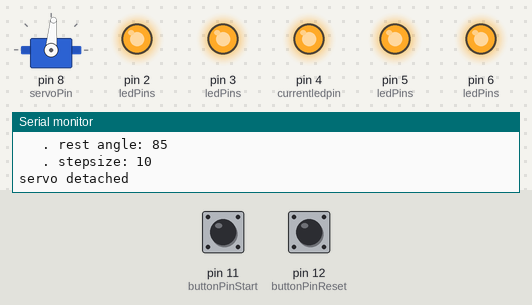
Recording of a sketch running on a simulated Arduino Uno, built with avr-gcc and run on an emulated ATmega328P. Parts: servo, output pins drawn as LEDs (lit = HIGH), the last lines printed to the serial monitor. Dashed ring = blinking. The test bench sets the inputs (shaded band); at power-on: pin 11 (buttonPinStart) LOW, pin 12 (buttonPinReset) LOW.

Above: at 1.2 s.
1.3 s: pin 11 (buttonPinStart) pulled HIGH for 0.15 s
At 2.25 s:
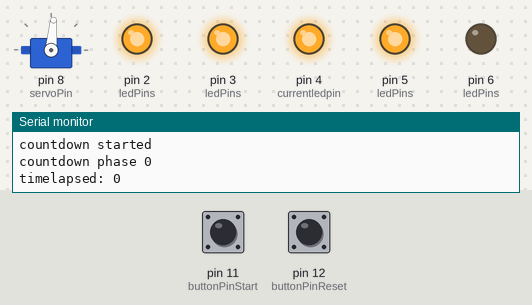
4.4 s: pin 12 (buttonPinReset) pulled HIGH for 0.15 s
6.0 s: pin 11 (buttonPinStart) pulled HIGH for 1 s
At 6.75 s:
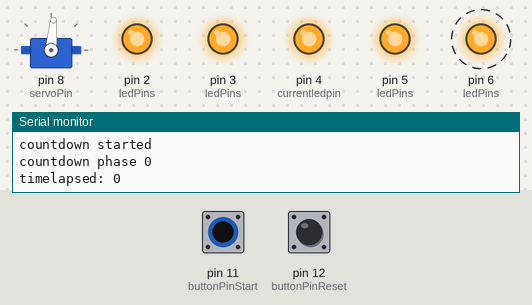
10.0 s: pin 12 (buttonPinReset) pulled HIGH for 1 s
12.5 s: pin 11 (buttonPinStart) driven HIGH and pin 12 (buttonPinReset) driven HIGH
At 12.75 s:
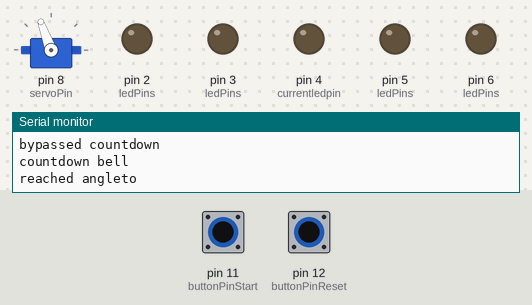
15.5 s: pin 11 (buttonPinStart) pulsed LOW 2 times (0.12 s each, 0.3 s apart)
At 16.4 s:
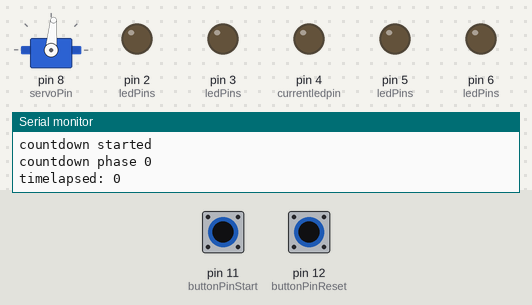
Timing chart, 0 to 30.0 s (numbered marks = the images above; inputs shaded):
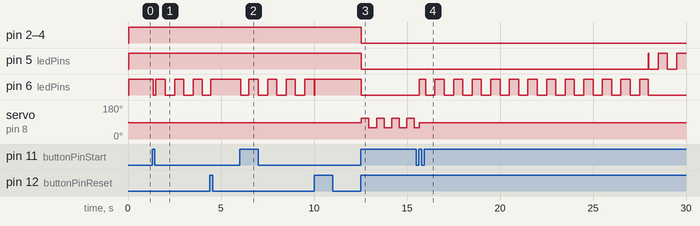

Measured:
- after the input at 1.3 s, pin 6 (ledPins): HIGH → LOW after 0.05 s, then repeats every 1.0 s: HIGH 0.50 s, LOW 0.50 s
- after the input at 6.0 s, pin 6 (ledPins): alternates HIGH for 0.50 s and LOW for 0.50 s, starting after 0.05 s
- after the input at 12.5 s, pin 2 (ledPins), pin 3 (ledPins), pin 4 (currentledpin), pin 5 (ledPins), pin 6 (ledPins): HIGH → LOW after 0.05 s; servo on pin 8 (servoPin): alternates 110° for 0.41 s and 60° for 0.41 s, starting after 0.05 s
- after the input at 15.5 s, pin 5 (ledPins): goes HIGH 0.03 s, LOW 0.50 s, HIGH 0.50 s, LOW 0.50 s, then HIGH, starting after 12.5 s; pin 6 (ledPins): LOW → HIGH after 0.17 s, then repeats every 1.0 s: LOW 0.50 s, HIGH 0.50 s, until it stays LOW from 28.0 s

The sketch:

buttons.ino
```cpp
#include <Servo.h>

// ========== PIN DEFINITIONS ==========
const int buttonPinStart = 11;     // the number of the pushbutton pin
const int buttonPinReset = 12;

const int ledGreen1 = 6;      // the number of the LED pin
const int ledGreen2 = 5;      // the number of the LED pin
const int ledYellow1 = 2;
const int ledYellow2 = 3;
const int ledRed = 4;

const int servoPin = 8;

// ========== TIMING CONSTANTS ==========
const unsigned long blinkrate = 500; // toggle on/off every n ms
const unsigned long DEBOUNCE_DELAY = 50; // ms for button debouncing

// ========== SERVO CONSTANTS ==========
const unsigned long anglestepdelay = 1; // ms between angle steps
const unsigned long angleextremeposdelay = 400; // ms to wait at extreme positions
const int SERVO_MIN_ANGLE = 60;
const int SERVO_MAX_ANGLE = 110;
const int SERVO_REST_ANGLE = (SERVO_MIN_ANGLE + SERVO_MAX_ANGLE) / 2; // 85 degrees
const int stepsize = 10;
const unsigned long SERVO_SETTLE_MS = 1000; // ms at rest before the servo is detached (D-3)

// Calculate one bell swing duration: (half swing * 2 / stepsize) * step delay + extreme pos delay * 2
const int SERVO_RANGE = SERVO_MAX_ANGLE - SERVO_MIN_ANGLE;
const long onebellswing = ((SERVO_RANGE / 2) * 2 / stepsize) * anglestepdelay + angleextremeposdelay * 2;
const long bellswings = 6;

const long countdowntime = 60; // seconds for countdown
const long finalwarningtime = 5; // seconds for final warning that bell starts immediately
const long bellduration = onebellswing * bellswings / 1000; // seconds for bell ringing

// ========== EVENT CONSTANTS ==========
const int NOEVENT = 0;
const int TOLOW = -1;
const int TOHIGH = 1;

// ========== STATE MACHINE ==========
enum SystemState {
  STATE_IDLE,
  STATE_COUNTDOWN,
  STATE_FINAL_WARNING,
  STATE_BELL_RINGING,
  STATE_FINISHED
};

// ========== GLOBAL VARIABLES ==========
// Button states
int currentStateStart = 0;         // variable for reading the pushbutton status
int currentStateReset = 0;         // variable for reading the pushbutton status
int lastStateStart = 0;            // debounced state of the previous loop (for the events)
int lastStateReset = 0;            // debounced state of the previous loop (for the events)
int lastReadingStart = LOW;        // raw reading of the previous loop (for debouncing)
int lastReadingReset = LOW;        // raw reading of the previous loop (for debouncing)
int eventStart = 0;                // 0 ... no event, -1 ... to LOW, +1 ... to HIGH
int eventReset = 0;                // 0 ... no event, -1 ... to LOW, +1 ... to HIGH
unsigned long lastDebounceTimeStart = 0;
unsigned long lastDebounceTimeReset = 0;

// Servo
Servo servo;
int angle = SERVO_REST_ANGLE;
int anglestep = stepsize;
unsigned long servodetachtime = 0;
bool servodetachpending = false;

// State
SystemState state = STATE_IDLE;
bool bellactive = false;
unsigned long cyclestarttime = 0;
unsigned long nextbellupdatetime = 0;

// LED Array for countdown visualization
const int ledPins[] = {ledGreen1, ledGreen2, ledYellow1, ledYellow2, ledRed};
const int numLEDs = 5;
int currentledpin = -1; // no countdown LED yet; countdownVisualization() checks for -1 before writing

// ========== HELPER FUNCTIONS ==========
// True once millis() has reached `when` – also across the millis() overflow
bool reached(unsigned long when) {
  return (long)(millis() - when) >= 0;
}

// Attach the servo for a bell phase
void servoAttach() {
  servodetachpending = false;
  if (!servo.attached()) {
    servo.attach(servoPin);
  }
}

// Move the servo to its rest position and detach it once it is there, so a jam at rest
// cannot load the Nano's 5V permanently (D-3)
void servoToRest() {
  servoAttach();
  angle = SERVO_REST_ANGLE;
  servo.write(SERVO_REST_ANGLE);
  servodetachtime = millis() + SERVO_SETTLE_MS;
  servodetachpending = true;
}

void servoHandling() {
  if (servodetachpending && reached(servodetachtime)) {
    servo.detach();
    servodetachpending = false;
    Serial.println("servo detached");
  }
}

void allLEDStoHIGH() {
  for (int i = 0; i < numLEDs; i++) {
    digitalWrite(ledPins[i], HIGH);
  }
}

void allLEDStoLOW() {
  for (int i = 0; i < numLEDs; i++) {
    digitalWrite(ledPins[i], LOW);
  }
}

void printConfig() {
  Serial.println("config");
  Serial.println(" - timings:");
  Serial.print("   . Countdown duration: "); Serial.println(countdowntime);
  Serial.print("   . Final warning duration: "); Serial.println(finalwarningtime);
  Serial.print("   . Bell duration: "); Serial.println(bellduration);
  Serial.print("   . Blinkrate: "); Serial.println(blinkrate);
  Serial.print("   . Anglestepdelay: "); Serial.println(anglestepdelay);
  Serial.print("   . Angleextremeposdelay: "); Serial.println(angleextremeposdelay);
  Serial.print("   . onebellswing: "); Serial.println(onebellswing);
  Serial.print("   . bellswings: "); Serial.println(bellswings);

  Serial.println(" - pins:");
  Serial.print("   . Button Start: "); Serial.println(buttonPinStart);
  Serial.print("   . Button Reset: "); Serial.println(buttonPinReset);
  Serial.print("   . Led Green 1: "); Serial.println(ledGreen1);
  Serial.print("   . Led Green 2: "); Serial.println(ledGreen2);
  Serial.print("   . Led Yellow 1: "); Serial.println(ledYellow1);
  Serial.print("   . Led Yellow 2: "); Serial.println(ledYellow2);
  Serial.print("   . Led Red: "); Serial.println(ledRed);
  Serial.print("   . Servo: "); Serial.println(servoPin);
  Serial.println(" - servo:");
  Serial.print("   . angle from: "); Serial.println(SERVO_MIN_ANGLE);
  Serial.print("   . angle to: "); Serial.println(SERVO_MAX_ANGLE);
  Serial.print("   . rest angle: "); Serial.println(SERVO_REST_ANGLE);
  Serial.print("   . stepsize: "); Serial.println(stepsize);
}

// ========== SETUP ==========
void setup() {
  Serial.begin(115200); // Changed from 500000 to 115200 for better compatibility

  Serial.println("setup");
  printConfig();

  // Initialize LED pins as outputs
  for (int i = 0; i < numLEDs; i++) {
    pinMode(ledPins[i], OUTPUT);
  }
  allLEDStoHIGH();

  // Initialize button pins as inputs
  pinMode(buttonPinStart, INPUT);
  pinMode(buttonPinReset, INPUT);

  // Initialize the bell servo: to its rest position, then detached
  servoToRest();
}

// ========== BUTTON HANDLING WITH DEBOUNCING ==========
void buttonPreLoop() {
  unsigned long now = millis();

  // Read and debounce Start button
  int readingStart = digitalRead(buttonPinStart);
  if (readingStart != lastReadingStart) {
    lastDebounceTimeStart = now;
    lastReadingStart = readingStart;
  }
  if (now - lastDebounceTimeStart > DEBOUNCE_DELAY) {
    currentStateStart = readingStart;
  }

  // Read and debounce Reset button
  int readingReset = digitalRead(buttonPinReset);
  if (readingReset != lastReadingReset) {
    lastDebounceTimeReset = now;
    lastReadingReset = readingReset;
  }
  if (now - lastDebounceTimeReset > DEBOUNCE_DELAY) {
    currentStateReset = readingReset;
  }

  // Calculate transition events
  eventStart = currentStateStart - lastStateStart;
  eventReset = currentStateReset - lastStateReset;

  if (eventStart == TOHIGH) {
    Serial.println("pressed A");
  }
  if (eventReset == TOHIGH) {
    Serial.println("pressed B");
  }
}

void buttonPostLoop() {
  lastStateStart = currentStateStart;
  lastStateReset = currentStateReset;
}

// ========== STATE TRANSITIONS ==========
void handleStateTransitions() {
  // Button-based transitions
  if (eventReset == TOHIGH && currentStateStart == HIGH) {
    Serial.println("bypassed countdown");
    if (bellactive) {
      servoToRest();
    }
    state = STATE_FINAL_WARNING;
    cyclestarttime = millis() - (countdowntime + finalwarningtime) * 1000;
    currentledpin = ledRed;
  } else if (eventStart == TOHIGH) {
    Serial.println("countdown started");
    if (bellactive) {
      servoToRest();
    }
    state = STATE_COUNTDOWN;
    cyclestarttime = millis();
    currentledpin = -1;
    bellactive = false;
  } else if (eventReset == TOHIGH) {
    Serial.println("countdown reset");
    if (bellactive) {
      servoToRest();
    }
    state = STATE_IDLE;
    allLEDStoHIGH();
    bellactive = false;
  }

  // Time-based transitions
  if (state == STATE_COUNTDOWN) {
    int timelapsed = (millis() - cyclestarttime) / 1000;
    if (timelapsed >= countdowntime) {
      Serial.println("countdown final warning");
      state = STATE_FINAL_WARNING;
    }
  } else if (state == STATE_FINAL_WARNING) {
    int timelapsed = (millis() - cyclestarttime) / 1000;
    if (timelapsed >= countdowntime + finalwarningtime) {
      Serial.println("countdown bell");
      state = STATE_BELL_RINGING;
      bellactive = true;
      servoAttach();
      nextbellupdatetime = millis();
      allLEDStoLOW();
    }
  } else if (state == STATE_BELL_RINGING) {
    int timelapsed = (millis() - cyclestarttime) / 1000;
    if (timelapsed >= countdowntime + finalwarningtime + bellduration) {
      state = STATE_FINISHED;
    }
  } else if (state == STATE_FINISHED) {
    finishCycle();
  }
}

// ========== STATE ACTIONS ==========
void bellHandling() {
  if (bellactive && state == STATE_BELL_RINGING) {
    if (reached(nextbellupdatetime)) {
      nextbellupdatetime = millis() + anglestepdelay;
      angle += anglestep;
      if (angle >= SERVO_MAX_ANGLE) {
        Serial.println("reached angleto");
        angle = SERVO_MAX_ANGLE;
        anglestep = -stepsize;
        nextbellupdatetime += angleextremeposdelay; // wait longer at extreme pos
      } else if (angle < SERVO_MIN_ANGLE) {
        Serial.println("reached anglefrom");
        angle = SERVO_MIN_ANGLE;
        anglestep = stepsize;
        nextbellupdatetime += angleextremeposdelay; // wait longer at extreme pos
      }
      servo.write(angle);
    }
  }
}

void countdownVisualization(int timelapsed) {
  long interval = countdowntime / numLEDs;
  int phase = timelapsed / interval;

  // Clamp phase to valid range
  if (phase < 0) phase = 0;
  if (phase >= numLEDs) phase = numLEDs - 1;

  if (currentledpin != ledPins[phase]) {
    if (currentledpin >= 0) {
      digitalWrite(currentledpin, LOW);
    }
    currentledpin = ledPins[phase];
    Serial.print("countdown phase ");
    Serial.println(phase);
    Serial.print("timelapsed: ");
    Serial.println(timelapsed);
  }

  // Blink the current LED
  if ((millis() / blinkrate) % 2) {
    digitalWrite(currentledpin, HIGH);
  } else {
    digitalWrite(currentledpin, LOW);
  }
}

void countdownFinalWarning() {
  // Blink all LEDs during final warning
  if ((millis() / blinkrate) % 2) {
    allLEDStoHIGH();
  } else {
    allLEDStoLOW();
  }
}

void finishCycle() {
  if (bellactive) {
    Serial.println("countdown finished");
    bellactive = false;
    servoToRest();
    nextbellupdatetime = millis() + 10; // Non-blocking delay
    allLEDStoLOW();
    state = STATE_IDLE;
  }
}

// ========== MAIN LOOP ==========
void loop() {
  buttonPreLoop();
  buttonPostLoop();

  handleStateTransitions();

  // Execute state-specific actions
  switch (state) {
    case STATE_COUNTDOWN: {
      int timelapsed = (millis() - cyclestarttime) / 1000;
      countdownVisualization(timelapsed);
      break;
    }
    case STATE_FINAL_WARNING:
      countdownFinalWarning();
      break;
    case STATE_BELL_RINGING:
      bellHandling();
      break;
    case STATE_IDLE:
    case STATE_FINISHED:
      // No specific actions needed
      break;
  }
  servoHandling();
}
```
